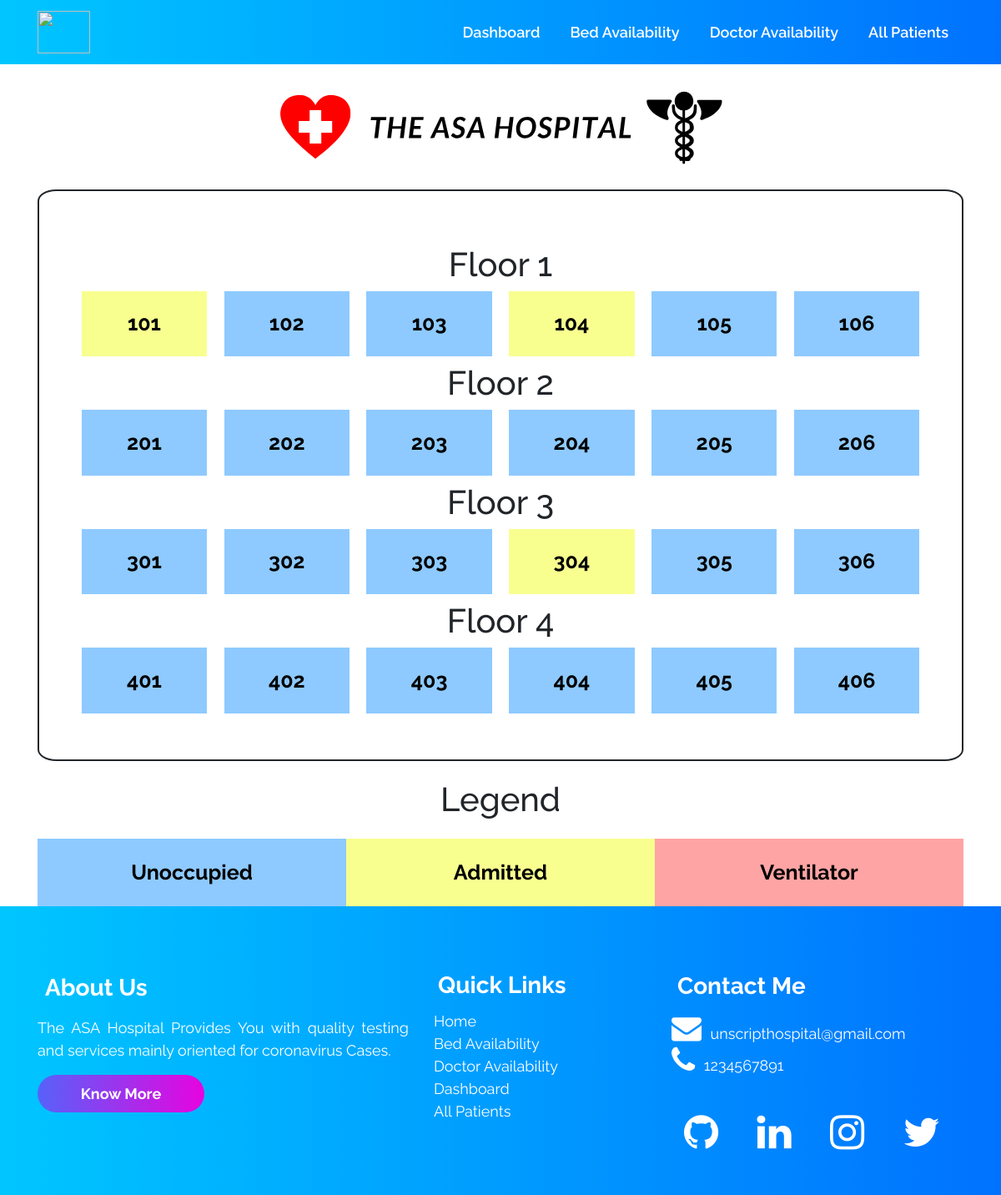
Page /bedavailability/ on the earlier database version.
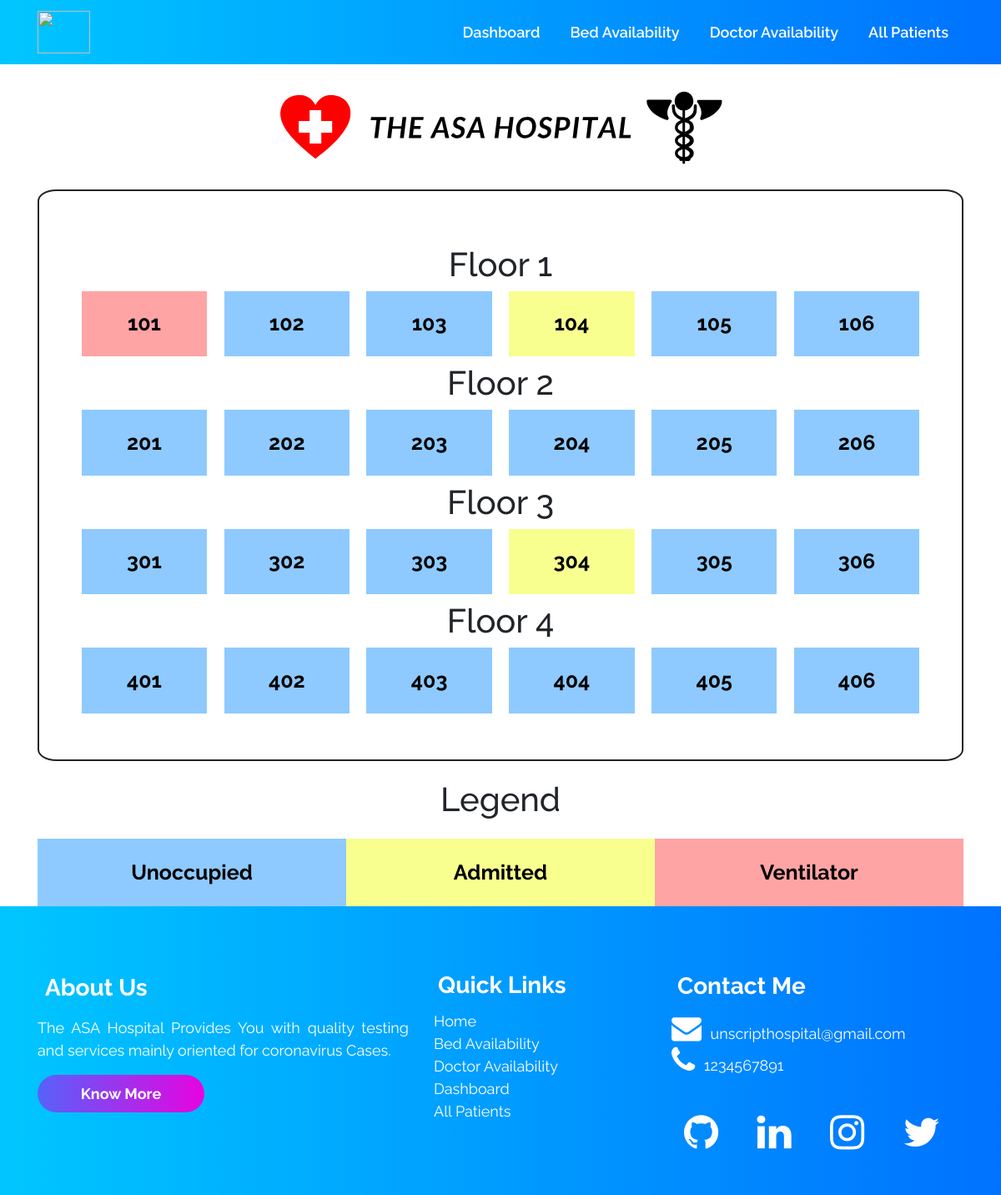
Same page on the later database version.
### accounts/views.py (the view)
# urls.py: path("bedavailability/", views.bedavailability, name='bedavailability'),
def bedavailability(request):
    all_rooms_objects = Room.objects.all()
    max_rooms_on_floor = 6
    context = {'list': list, 'all_rooms_objects': all_rooms_objects,
               'max_rooms_on_floor': max_rooms_on_floor}
    return render(request, 'bedavailability.html', context)

### templates/bedavailability.html (shortened to what this page needs)
{% extends 'innerbase.html' %}
{% load static %}
{% block cssLinks %}
<link rel="stylesheet" href="{% static 'css/bed.css' %}">
{% endblock %}
{% block body %}
<div class="container my-6">
    <div class="banner">
        <img src="{% static 'svg/hospital banner.svg' %}" width="100%" height="150px" alt="">
    </div>
    <div class="border-outside">
        <div class="inner-container p-6">
            <div class="floor1 row">
                {% for room in all_rooms_objects %}
                {% if forloop.counter0|divisibleby:max_rooms_on_floor %}
            </div>
            <h1 class="text-center my-2">Floor {{room.floor_no}}</h1>
            <div class="floor1 row">
                {% endif %}
                <div class="col-sm room
                 {% if room.occupied %}yellow{% endif %}
                {% if room.ventilator %}red{% endif %}
                ">
                    {{room.room_no}}
                </div>
                {% endfor %}
            </div>
        </div>
    </div>
</div>
<div class="container">
    <h1 class="text-center heading-legend">Legend</h1>
    <div class="container">
        <div class="row text-center">
            <div class="col-4 blue">
                Unoccupied
            </div>
            <div class="col-4 yellow">
                Admitted
            </div>
            <div class="col-4 red">
                Ventilator
            </div>
        </div>
    </div>
</div>
{% endblock %}

Differences in the rows shown:
changed Room (number 1 of 24 on the later page): ventilator False → True (drawn)
